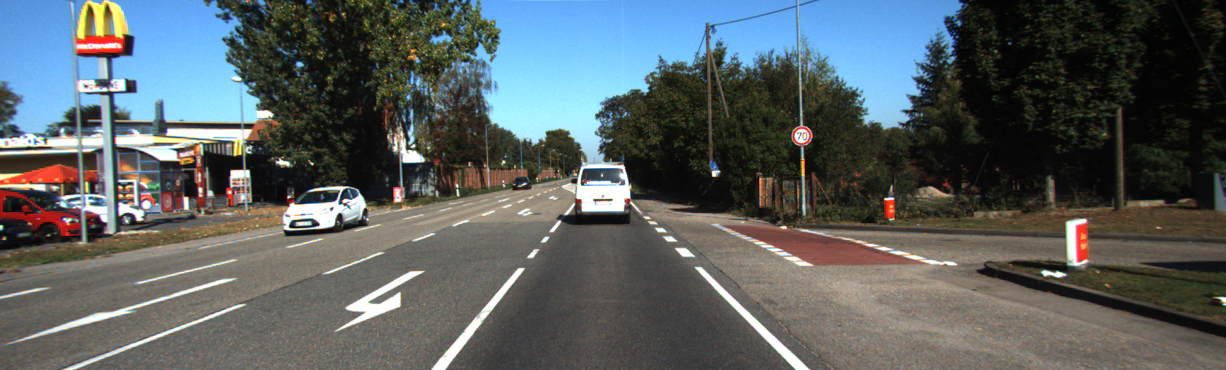
//> input picture images/0.png, 1226 x 370 px
$ ./routine ../images/0.png   (built with g++ and OpenCV 4)
//> lines starting //> are read from the running program, lines starting //| are printed output that depends on the picture
#include <opencv2/core.hpp>
#include <opencv2/imgproc.hpp>
#include <opencv2/features2d.hpp>
#include <opencv2/highgui.hpp>
#include <vector>
#include <iostream>

using namespace std;
using namespace cv;

static void help(char* argv[])
{
    cout << "\n This program demonstrates how to detect compute and match ORB BRISK and AKAZE descriptors \n"
            "Usage: \n  "
         << argv[0] << " --image1=<image1(basketball1.png as default)> --image2=<image2(basketball2.png as default)>\n"
        "Press a key when image window is active to change algorithm or descriptor";
}

int main(int argc, char *argv[])
{
    vector<String> typeDesc;
    vector<String> typeAlgoMatch;
    vector<String> fileName;
    // This descriptor are going to be detect and compute
    typeDesc.push_back("AKAZE-DESCRIPTOR_KAZE_UPRIGHT");    // see https://docs.opencv.org/4.x/d8/d30/classcv_1_1AKAZE.html
    typeDesc.push_back("AKAZE");    // see http://docs.opencv.org/4.x/d8/d30/classcv_1_1AKAZE.html
    typeDesc.push_back("ORB");      // see http://docs.opencv.org/4.x/de/dbf/classcv_1_1BRISK.html
    typeDesc.push_back("BRISK");    // see http://docs.opencv.org/4.x/db/d95/classcv_1_1ORB.html
    // This algorithm would be used to match descriptors see http://docs.opencv.org/4.x/db/d39/classcv_1_1DescriptorMatcher.html#ab5dc5036569ecc8d47565007fa518257
    typeAlgoMatch.push_back("BruteForce");
    typeAlgoMatch.push_back("BruteForce-L1");
    typeAlgoMatch.push_back("BruteForce-Hamming");
    typeAlgoMatch.push_back("BruteForce-Hamming(2)");
    // [11 lines of commented-out code are left out]


    Mat img1 = imread(/*fileName[0]*/"images/0.png", IMREAD_GRAYSCALE);
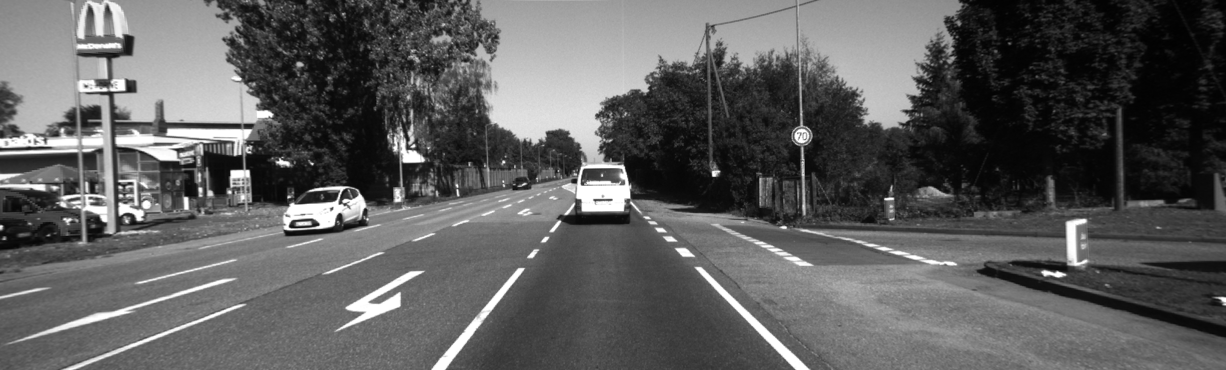
//> img1: 370 rows x 1226 cols, CV_8UC1; min 1, max 255, mean 93.1
    Mat img2 = imread(/*fileName[1]*/"images/1.png", IMREAD_GRAYSCALE);
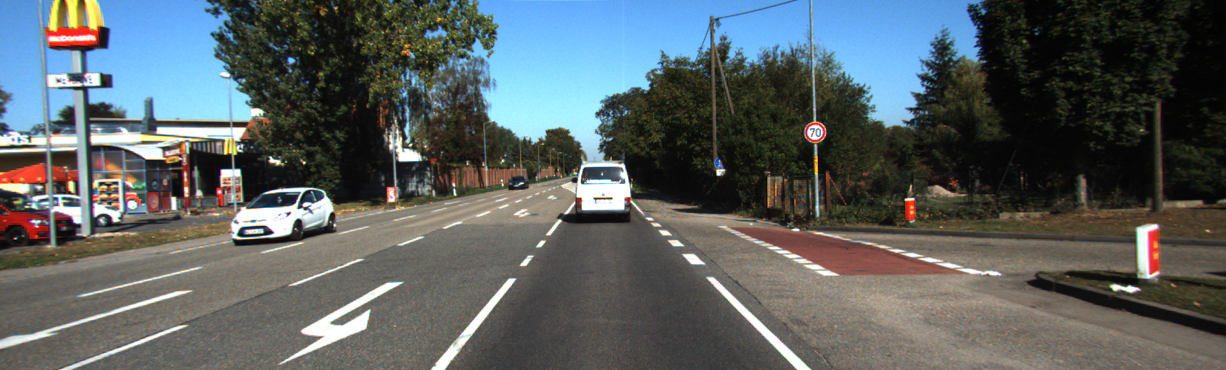
//> input picture images/1.png, 1226 x 370 px
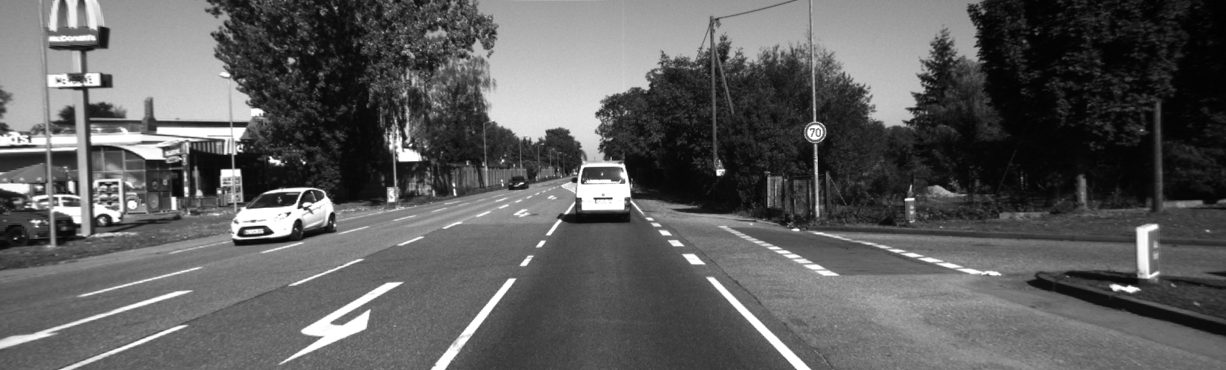
//> img2: 370 rows x 1226 cols, CV_8UC1; min 0, max 255, mean 93.7
    if (img1.empty())
    {
        cerr << "Image " << fileName[0] << " is empty or cannot be found" << endl;
        return 1;
    }
    if (img2.empty())
    {
        cerr << "Image " << fileName[1] << " is empty or cannot be found" << endl;
        return 1;
    }

    vector<double> desMethCmp;
    Ptr<Feature2D> b;

    // Descriptor loop
    vector<String>::iterator itDesc;
    for (itDesc = typeDesc.begin(); itDesc != typeDesc.end(); ++itDesc)
    {
        Ptr<DescriptorMatcher> descriptorMatcher;
        // Match between img1 and img2
        vector<DMatch> matches;
        // keypoint  for img1 and img2
        vector<KeyPoint> keyImg1, keyImg2;
        // Descriptor for img1 and img2
        Mat descImg1, descImg2;
        vector<String>::iterator itMatcher = typeAlgoMatch.end();
        if (*itDesc == "AKAZE-DESCRIPTOR_KAZE_UPRIGHT"){
            b = AKAZE::create(AKAZE::DESCRIPTOR_KAZE_UPRIGHT);
        }
        if (*itDesc == "AKAZE"){
            b = AKAZE::create();
        }
        if (*itDesc == "ORB"){
            b = ORB::create();
        }
        else if (*itDesc == "BRISK"){
            b = BRISK::create();
        }
        try
        {
            // We can detect keypoint with detect method
            b->detect(img1, keyImg1, Mat());
            // and compute their descriptors with method  compute
            b->compute(img1, keyImg1, descImg1);
            // or detect and compute descriptors in one step
            b->detectAndCompute(img2, Mat(),keyImg2, descImg2,false);
            // Match method loop
            for (itMatcher = typeAlgoMatch.begin(); itMatcher != typeAlgoMatch.end(); ++itMatcher){
                descriptorMatcher = DescriptorMatcher::create(*itMatcher);
                if ((*itMatcher == "BruteForce-Hamming" || *itMatcher == "BruteForce-Hamming(2)") && (b->descriptorType() == CV_32F || b->defaultNorm() <= NORM_L2SQR))
                {
                    cout << "**************************************************************************\n";
                    cout << "It's strange. You should use Hamming distance only for a binary descriptor\n";
                    cout << "**************************************************************************\n";
                }
                if ((*itMatcher == "BruteForce" || *itMatcher == "BruteForce-L1") && (b->defaultNorm() >= NORM_HAMMING))
                {
                    cout << "**************************************************************************\n";
                    cout << "It's strange. You shouldn't use L1 or L2 distance for a binary descriptor\n";
                    cout << "**************************************************************************\n";
                }
                try
                {
                    descriptorMatcher->match(descImg1, descImg2, matches, Mat());
                    // Keep best matches only to have a nice drawing.
                    // We sort distance between descriptor matches
                    Mat index;
                    int nbMatch=int(matches.size());
                    Mat tab(nbMatch, 1, CV_32F);
                    for (int i = 0; i<nbMatch; i++)
                    {
                        tab.at<float>(i, 0) = matches[i].distance;
                    }
                    sortIdx(tab, index, SORT_EVERY_COLUMN + SORT_ASCENDING);
                    vector<DMatch> bestMatches;
                    for (int i = 0; i<30; i++)
                    {
                        bestMatches.push_back(matches[index.at<int>(i, 0)]);
                    }
                    Mat result;
                    drawMatches(img1, keyImg1, img2, keyImg2, bestMatches, result);
                    namedWindow(*itDesc+": "+*itMatcher, WINDOW_AUTOSIZE);
                    imshow(*itDesc + ": " + *itMatcher, result);
                    // Saved result could be wrong due to bug 4308
                    FileStorage fs(*itDesc + "_" + *itMatcher + ".yml", FileStorage::WRITE);
                    fs<<"Matches"<<matches;
                    vector<DMatch>::iterator it;
                    cout<<"**********Match results**********\n";
                    cout << "Index \tIndex \tdistance\n";
                    cout << "in img1\tin img2\n";
                    // Use to compute distance between keyPoint matches and to evaluate match algorithm
                    double cumSumDist2=0;
                    for (it = bestMatches.begin(); it != bestMatches.end(); ++it)
                    {
                        cout << it->queryIdx << "\t" <<  it->trainIdx << "\t"  <<  it->distance << "\n";
                        Point2d p=keyImg1[it->queryIdx].pt-keyImg2[it->trainIdx].pt;
                        cumSumDist2=p.x*p.x+p.y*p.y;
                    }
                    desMethCmp.push_back(cumSumDist2);
                    waitKey();
                }
                catch (const Exception& e)
                {
                    cout << e.msg << endl;
                    cout << "Cumulative distance cannot be computed." << endl;
                    desMethCmp.push_back(-1);
                }
            }
        }
        catch (const Exception& e)
        {
            cerr << "Exception: " << e.what() << endl;
            cout << "Feature : " << *itDesc << "\n";
            if (itMatcher != typeAlgoMatch.end())
            {
                cout << "Matcher : " << *itMatcher << "\n";
            }
        }
    }
//> after the loop, desMethCmp = [2.12, 1.83, -1, -1, 58.91, 5.39, 1.7, 1.79, 0.461, 1.44, 0, 44.58, 30.83, 158.8, 44.61, 0.868]
    int i=0;
    cout << "Cumulative distance between keypoint match for different algorithm and feature detector \n\t";
    cout << "We cannot say which is the best but we can say results are different! \n\t";
    for (vector<String>::iterator itMatcher = typeAlgoMatch.begin(); itMatcher != typeAlgoMatch.end(); ++itMatcher)
    {
        cout<<*itMatcher<<"\t";
    }
    cout << "\n";
    for (itDesc = typeDesc.begin(); itDesc != typeDesc.end(); ++itDesc)
    {
        cout << *itDesc << "\t";
        for (vector<String>::iterator itMatcher = typeAlgoMatch.begin(); itMatcher != typeAlgoMatch.end(); ++itMatcher, ++i)
        {
            cout << desMethCmp[i]<<"\t";
        }
        cout<<"\n";
    }
//> this loop made 4 passes
//> i on passes 1 to 4: 4, 8, 12, 16
//> after the loop, i = 16
    return 0;
}
